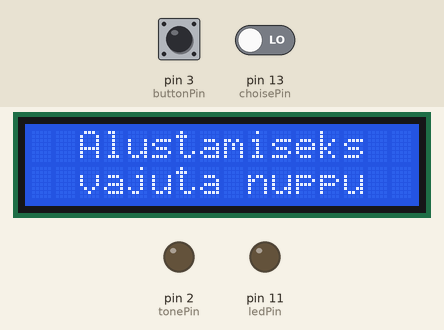
The sketch below on a simulated Arduino Uno, built with avr-gcc and run on an emulated ATmega328P. Shown: 16×2 character LCD, output pins drawn as LEDs (lit = HIGH). The test bench sets the inputs (shaded band); at power-on: pin 3 (buttonPin) LOW, pin 13 (choisePin) LOW. Random numbers use the default seed unless the sketch sets one.

Above: at 1.2 s.
1.3 s: pin 3 (buttonPin) pulled HIGH for 0.15 s
At 2.2 s:
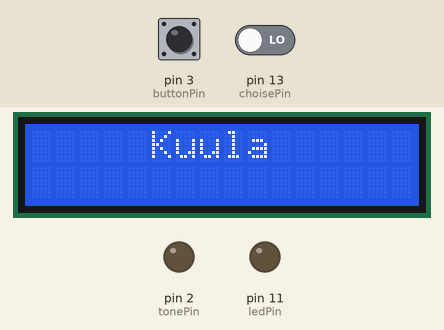
4.4 s: pin 3 (buttonPin) pulled HIGH for 1 s
At 5.0 s:
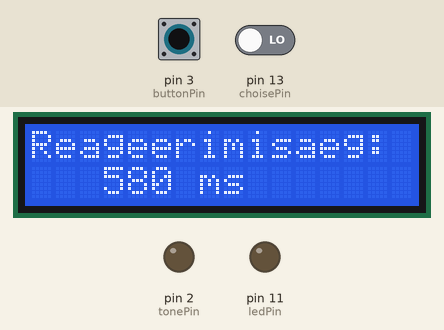
6.9 s: pin 3 (buttonPin) pulsed HIGH 2 times (0.12 s each, 0.3 s apart)
At 8.6 s:
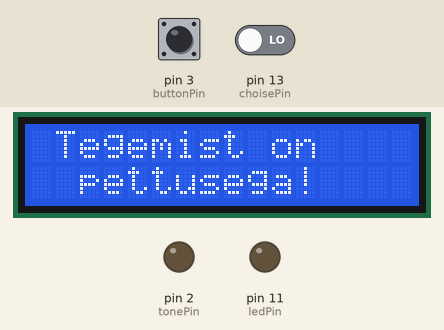
9.0 s: pin 3 (buttonPin) pulled HIGH for 0.15 s
At 9.08 s:
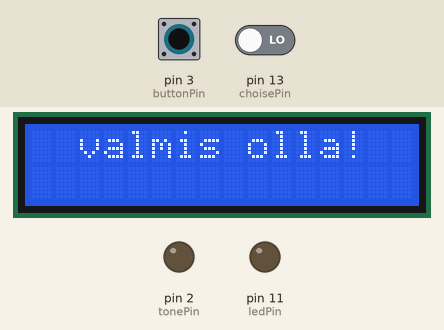
12.1 s: pin 3 (buttonPin) pulled HIGH for 3.2 s
At 13.5 s:
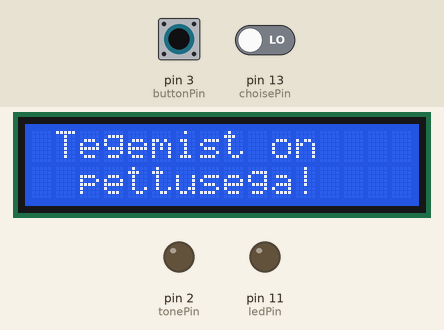
19.8 s: pin 3 (buttonPin) pulled HIGH for 0.15 s
At 21.1 s:
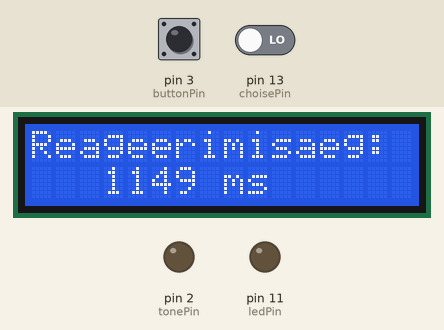
Timing chart, 0 to 22.4 s (numbered marks = the images above; inputs shaded):
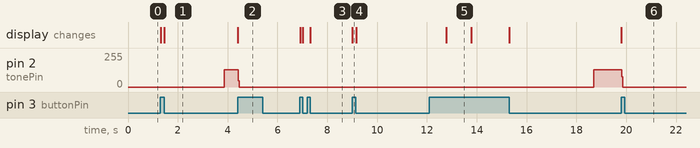

Measured:
- after the input at 1.3 s, pin 2 (tonePin): 0/255 → 129/255 after 2.6 s; the display: first changes at once (image 1 shows a later state)
- after the input at 4.4 s, pin 2 (tonePin): 129/255 → 0/255 at once; the display: changes at once (image 2)
- after the input at 6.9 s, the display: first changes at once (image 3 shows a later state)
- after the input at 9.0 s, the display: changes at once (image 4)
- after the input at 12.1 s, the display: changes after 0.68 s (image 5)
- after the input at 19.8 s, pin 2 (tonePin): 129/255 → 0/255 at once; the display: changes at once (image 6)
- what the display in image 5 shows lasts 1.0 s, from 12.8 s to 13.8 s

The sketch:

reactiontimer_LiquidCrystalH.ino
```cpp
/*
 *
 * !NOTICE This code does not represent the figure in the github repositry readme!
 *
 *
 *  Reaction Timer for auditory & visual stimuli
 *  by Märt Reinvee, EMÜ, Estonia.
 *
 *  Code loosely based on:
 *    1) Arduino Reaction Timer using an RGB LCD 16x2 Character Display by Derek Molloy: https://www.youtube.com/watch?v=o8V3zl6pmLw
 *    2) Switch Case by Tom Igoe
 *
 *  Hardware:

 *    1)A LCD Display that is compatible with the Hitachi HD44780 driver (LiquidCrystal.h library)
 *    2)Piezobuzzer
 *    3) 1xLED + resistor
 *    4) 1xpushbutton + resistor
 *    5) 1xtoggle-button + resistor
 *
 *
 */


#include <LiquidCrystal.h>  // include LCD library

// Set up the display with 4 bits - R/W tied to GND
LiquidCrystal lcd(9, 8, 7, 6, 5, 4); // RS, E, D4-D7
int ledPin         =  11;    // red stop LED
int buttonPin      =  3;    // reaction timer button
int choisePin      =  13;    // LED / Buzzer selecting button
int tonePin        =  2;    // Buzzer connection
int choise;

// States of execution
long randomDelayTime;        // holds the random time amount
boolean prepareState = true; // in introduction mode
boolean isTiming = false;    // timing the press state
long timerStartMillis;       // the time when the timer started
long timerEndMillis;         // the time when the timer finished

// Setup function - called only once
void setup() {
  pinMode(ledPin, OUTPUT);       // LED is an output
  pinMode (tonePin, OUTPUT);
  pinMode (choisePin, INPUT);
  pinMode(buttonPin, INPUT);     // button is an input
  lcd.begin(16, 2);              // 16 Columns by 2 Rows
  randomSeed(2*analogRead(0));     // use unconnected pin to seed random sequence
}

void loop() {
  choise = digitalRead(choisePin);
  switch (choise) {
  case 0:
 if(prepareState){                // prepare state - give out the instruction to press button
    lcd.setCursor(0,0);            // set cursor to 0,0 (top left)
    lcd.print("  Alustamiseks"); // string on the top row
    lcd.setCursor(0,1);            // next row
    lcd.print("  vajuta nuppu"); // string on the next row
    if (digitalRead(buttonPin)==true)  // if the button is pressed
    {
      lcd.clear();                 // clear the display
      lcd.setCursor(0,0);
      lcd.print("  valmis olla!");
      randomDelayTime = random(6000);  // this is the random amount to be used 0-1,8 seconds
      while (digitalRead(buttonPin)==true) {} // wait until the button is released
      prepareState = false;       // finished prepare state - lets move on
    }
  }
  else // not in prepare state
  {
     if (!isTiming)                // the timer isn't running, so we are pausing for random amount, ! - tähsitab eitust.
     {
        lcd.clear();
        lcd.setCursor(5,0);
        lcd.print("Kuula");
        delay(randomDelayTime);      // delay for the random amount
        timerStartMillis = millis(); // get the current time
        while (digitalRead(buttonPin)==false)
  {
           analogWrite(2,208);
           delay(1);
           digitalWrite(2, LOW);
           delay(1);
  }
        isTiming = true;             // now we are ready to start timing reactions

     }
     else // now we are timing person's reaction
     {
        if (digitalRead(buttonPin)==true)  // when they press the button
        {
           timerEndMillis = millis(); // get the current time
           digitalWrite(ledPin, LOW); // turn off the red led
           long difference = timerEndMillis - timerStartMillis; // time taken is difference between times
           lcd.clear();                    // clear the LCD
           lcd.setCursor(0,0);
           if (difference == 0)            // If the difference is 0 they held the button - or are supermen!
           {
             lcd.print(" Tegemist on");
             lcd.setCursor(0,1);
             lcd.print("  pettusega!");
           }
           else  // valid time
           {
             lcd.print("Reageerimisaeg:");
             lcd.setCursor(3,1);
             lcd.print(difference);
             lcd.print(" ms");              // milliseconds
           }
           delay(1000);
           while (digitalRead(buttonPin)==false) {}                    // leave the message on the screen
           isTiming = false;               // ready to start timing again
           prepareState = true;            // ready to start all over
         }
     }
  }
    break;

    case 1:
  if(prepareState){                // prepare state - give out the instruction to press button
    lcd.setCursor(0,0);            // set cursor to 0,0 (top left)
    lcd.print("  Alustamiseks"); // string on the top row
    lcd.setCursor(0,1);            // next row
    lcd.print("  vajuta nuppu"); // string on the next row
    if (digitalRead(buttonPin)==true)  // if the button is pressed
    {
      lcd.clear();                 // clear the display
      lcd.setCursor(0,0);
      lcd.print("  valmis olla!");
      randomDelayTime = random(6000);  // this is the random amount to be used 0-1,8 seconds
      while (digitalRead(buttonPin)==true) {} // wait until the button is released
      prepareState = false;       // finished prepare state - lets move on
    }
  }
  else // not in prepare state
  {
     if (!isTiming)                // the timer isn't running, so we are pausing for random amount, ! - tähsitab eitust.
     {
        delay(randomDelayTime);      // delay for the random amount
        digitalWrite(ledPin, HIGH);  // when finished - set red LED high
        lcd.setCursor(0,0);          // press now message
        lcd.print("    <START!>   ");
        isTiming = true;             // now we are ready to start timing reactions
        timerStartMillis = millis(); // get the current time
     }
     else // now we are timing person's reaction
     {
        if (digitalRead(buttonPin)==true)  // when they press the button
        {
           timerEndMillis = millis(); // get the current time
           digitalWrite(ledPin, LOW); // turn off the red led
           long difference = timerEndMillis - timerStartMillis; // time taken is difference between times
           lcd.clear();                    // clear the LCD
           lcd.setCursor(0,0);
           if (difference == 0)            // If the difference is 0 they held the button - or are supermen!
           {
             lcd.print(" Tegemist on");
             lcd.setCursor(0,1);
             lcd.print("  pettusega!");
           }
           else  // valid time
           {
             lcd.print("Reageerimisaeg:");
             lcd.setCursor(3,1);
             lcd.print(difference);
             lcd.print(" ms");              // milliseconds
           }
           delay(1000);
           while (digitalRead(buttonPin)==false) {}                    // leave the message on the screen
           isTiming = false;               // ready to start timing again
           prepareState = true;            // ready to start all over
         }
     }
  }
     break;
 }

}
```
